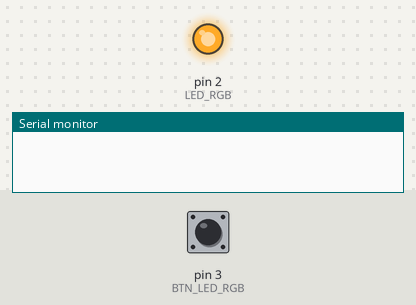
Bench run of a sketch on a simulated Arduino Uno, built with avr-gcc and run on an emulated ATmega328P. Shown: output pins drawn as LEDs (lit = HIGH), the last lines printed to the serial monitor. Dashed ring = blinking. Inputs (shaded band) come from the test bench; at power-on: pin 3 (BTN_LED_RGB) HIGH.

Above: at 1.2 s.
1.3 s: pin 3 (BTN_LED_RGB) pulled LOW for 3.2 s
At 2.1 s:
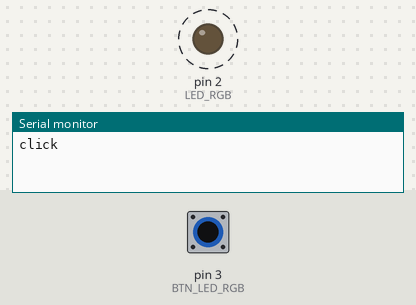
Timing chart, 0 to 6.2 s (numbered marks = the images above; inputs shaded):
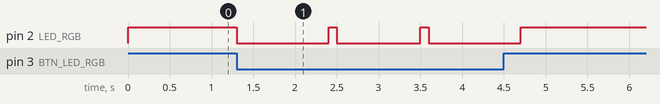

Measured:
- after the input at 1.3 s, pin 2 (LED_RGB): alternates HIGH for 0.10 s and LOW for 1.1 s, 6 changes in all, then stays HIGH, starting at once

The sketch:

step_01.ino
```cpp
#define ANODE 1

#if (ANODE)
  #define LED_ON 0
  #define LED_OFF 1
#else
  #define LED_ON 1
  #define LED_OFF 0
#endif


#define BTN_LED_RGB 3
#define LED_RGB 2

bool flag = false;
int timerWork = 1000, bounce = 200;
unsigned long ms;

void setup() {
  Serial.begin(9600);

  pinMode(LED_RGB, OUTPUT);
  digitalWrite(LED_RGB, LED_OFF);

  pinMode(BTN_LED_RGB, INPUT_PULLUP);
}

void loop() {
  bool ledStatus = !digitalRead(BTN_LED_RGB);

  if(ledStatus && !flag){
    flag = true;
    ms = millis();
    digitalWrite(LED_RGB, LED_ON);
    Serial.print("click");
  }

  if((millis() - ms > timerWork) && flag){
    flag = false;
    digitalWrite(LED_RGB, LED_OFF);
    Serial.println("off");
  }

  delay(100);
}
```
